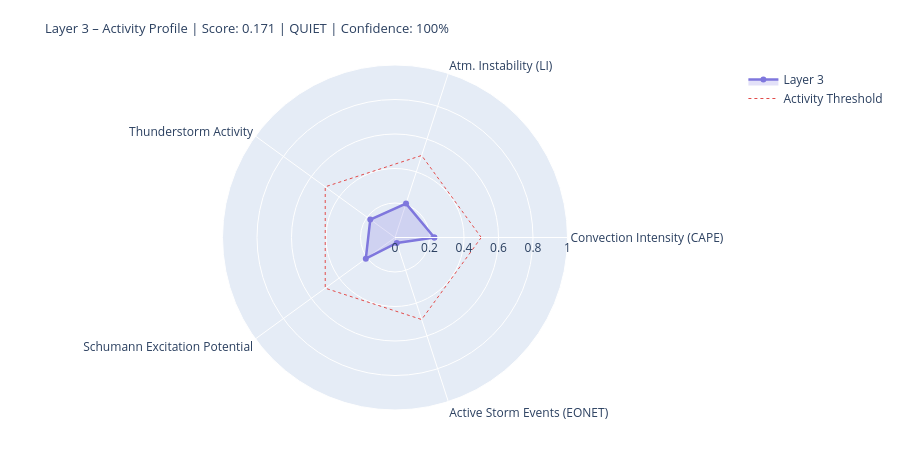

Notebook code cell kept with this figure:
### Markdown cell above
---
## 4. State Assessment & Handoff to Layer 4/5

### Code cell
# ============================================================
# LAYER-3-SCORE
# Five dynamic components
# ============================================================

def norm(v, lo, hi):
    if v is None or (isinstance(v, float) and math.isnan(v)): return None
    return round(max(0.0, min(1.0, (v - lo) / (hi - lo))), 4)

# --- 1) Convection intensity (global CAPE mean) ---
cape_mean = df_atm['cape'].dropna().mean() if not df_atm.empty else None
conv_score = norm(cape_mean, 0, 3000)
conv_src   = 'primary' if cape_mean is not None else 'missing'

# --- 2) Atmospheric instability (LI mean) ---
li_mean   = df_atm['li'].dropna().mean() if not df_atm.empty else None
# Negative LI = unstable → higher score
instab_score = norm(-li_mean if li_mean is not None else None, -6, 6)
instab_src   = 'primary' if li_mean is not None else 'missing'

# --- 3) Thunderstorm activity (mean thunder score + WMO count) ---
thunder_mean = df_atm['thunder_score'].mean() if not df_atm.empty else None
n_thunder    = int(df_atm['thunderstorm'].sum()) if not df_atm.empty else 0
thunder_score_val = norm(
    (thunder_mean or 0) * 0.7 + n_thunder * 0.1, 0, 1.0
) if thunder_mean is not None else None
thunder_src = 'primary'

# --- 4) Schumann excitation potential (weighted Schumann contribution) ---
schumann_pot = df_atm['schumann_contribution'].mean() if not df_atm.empty else None
# Boosted by Layer-2 thunderstorm trigger
if schumann_pot is not None and l2_thunder:
    schumann_pot = min(1.0, schumann_pot * 1.2)
schumann_score = norm(schumann_pot, 0, 1.0) if schumann_pot is not None else None
schumann_src   = 'derived'

# --- 5) Storm activity (NASA EONET) ---
# Distinction: None = data not loaded, 0.0 = loaded but no events
storm_score = None
storm_src   = 'missing'
if raw.get('storms') is not None:          # API reached successfully
    storm_score = norm(len(storm_events), 0, 30) if storm_events else 0.0
    storm_src   = 'primary'

# X-Ray and Kp: context only, not in dynamic score
# (X-Ray = Layer-0/4 driver; Kp = geomagnetic index, not a lightning proxy)
xray_context = None
if raw.get('xray'):
    df_xc = pd.DataFrame(raw['xray'])
    fc = next((c for c in df_xc.columns
               if any(k in c.lower() for k in ['flux','long']) and 'time' not in c.lower()),
              df_xc.columns[1])
    df_xc[fc] = pd.to_numeric(df_xc[fc], errors='coerce')
    xray_last = df_xc[fc].dropna().iloc[-1] if not df_xc[fc].dropna().empty else None
    if xray_last:
        xray_class = ('X' if xray_last>=1e-4 else 'M' if xray_last>=1e-5
                      else 'C' if xray_last>=1e-6 else 'B')
        xray_context = {'flux': float(xray_last), 'class': xray_class}
        print(f'X-Ray context: {xray_class}-class ({xray_last:.2e} W/m²)')

# --- Aggregate ---
COMPONENTS = {
    'Convection Intensity (CAPE)':  {'score': conv_score,       'source': conv_src,    'dynamic': True},
    'Atm. Instability (LI)':         {'score': instab_score,     'source': instab_src,  'dynamic': True},
    'Thunderstorm Activity':              {'score': thunder_score_val, 'source': thunder_src, 'dynamic': True},
    'Schumann Excitation Potential':   {'score': schumann_score,   'source': schumann_src,'dynamic': True},
    'Active Storm Events (EONET)': {'score': storm_score,      'source': storm_src,   'dynamic': True},
}

available   = {k: v['score'] for k, v in COMPONENTS.items() if v['score'] is not None}
unavailable = [k for k, v in COMPONENTS.items() if v['score'] is None]
layer3_score = round(sum(available.values()) / len(available), 4) if available else None
confidence   = round(len(available) / len(COMPONENTS), 2)
level = ('unknown' if layer3_score is None
         else 'quiet'   if layer3_score < 0.3
         else 'moderate' if layer3_score < 0.6
         else 'active')
dominant_l3 = max(available, key=available.get) if available else 'none'

# --- Ausgabe ---
W = 68
print('=' * W)
print('LAYER 3 – ATMOSPHERE / WEATHER / THUNDERSTORMS – STATE ASSESSMENT')
print('=' * W)
for name, comp in COMPONENTS.items():
    s = comp['score']
    if s is not None:
        bar = '█' * int(s * 20) + '░' * (20 - int(s * 20))
        print(f'  {name:<36} {bar}  {s:.3f}  [{comp["source"]}]')
    else:
        print(f'  {name:<36} {"─" * 20}  n/a   [missing]')
print('-' * W)
print(f'  Score:        {layer3_score:.3f}  ({len(available)}/{len(COMPONENTS)} components)')
print(f'  Confidence:   {confidence:.0%}')
print(f'  Level:        {level.upper()}')
print(f'  Dominant:     {dominant_l3}')
print(f'  CAPE mean:    {cape_mean:.0f} J/kg' if cape_mean else '  CAPE mean:    n/a')
print(f'  LI mean:      {li_mean:.1f} K' if li_mean is not None else '  LI mean:      n/a')
print(f'  Thunderstorms:{n_thunder} points (WMO)  +  {len(storm_events)} NASA EONET')
print('=' * W)

# Radar
cats   = list(available.keys())
vals_r = list(available.values())
if len(cats) >= 3:
    fig = go.Figure()
    fig.add_trace(go.Scatterpolar(
        r=vals_r + [vals_r[0]], theta=cats + [cats[0]],
        fill='toself', fillcolor='rgba(127,119,221,0.22)',
        line=dict(color='#7F77DD', width=2.5), name='Layer 3'
    ))
    fig.add_trace(go.Scatterpolar(
        r=[0.5] * (len(cats)+1), theta=cats + [cats[0]],
        line=dict(color='#E24B4A', dash='dot', width=1),
        mode='lines', name='Activity Threshold'
    ))
    fig.update_layout(
        title=dict(
            text=f'Layer 3 – Activity Profile | Score: {layer3_score:.3f} | {level.upper()} | Confidence: {confidence:.0%}',
            font=dict(size=13)
        ),
        polar=dict(radialaxis=dict(visible=True, range=[0, 1])),
        height=450, showlegend=True,
        margin=dict(l=60, r=60, t=65, b=40)
    )
    fig.show()

### Figure 1 — Plotly figure (JSON) as saved in the notebook; plotly's stock layout.template omitted (floating-point values rounded to 4 significant figures)
{"data": [{"fill": "toself", "fillcolor": "rgba(127,119,221,0.22)", "line": {"color": "#7F77DD", "width": 2.5}, "name": "Layer 3", "r": [0.228, 0.2067, 0.1772, 0.2092, 0.0333, 0.228], "theta": ["Convection Intensity (CAPE)", "Atm. Instability (LI)", "Thunderstorm Activity", "Schumann Excitation Potential", "Active Storm Events (EONET)", "Convection Intensity (CAPE)"], "type": "scatterpolar"}, {"line": {"color": "#E24B4A", "dash": "dot", "width": 1}, "mode": "lines", "name": "Activity Threshold", "r": [0.5, 0.5, 0.5, 0.5, 0.5, 0.5], "theta": ["Convection Intensity (CAPE)", "Atm. Instability (LI)", "Thunderstorm Activity", "Schumann Excitation Potential", "Active Storm Events (EONET)", "Convection Intensity (CAPE)"], "type": "scatterpolar"}], "layout": {"height": 450, "margin": {"b": 40, "l": 60, "r": 60, "t": 65}, "polar": {"radialaxis": {"range": [0, 1], "visible": true}}, "showlegend": true, "title": {"font": {"size": 13}, "text": "Layer 3 – Activity Profile | Score: 0.171 | QUIET | Confidence: 100%"}}}
